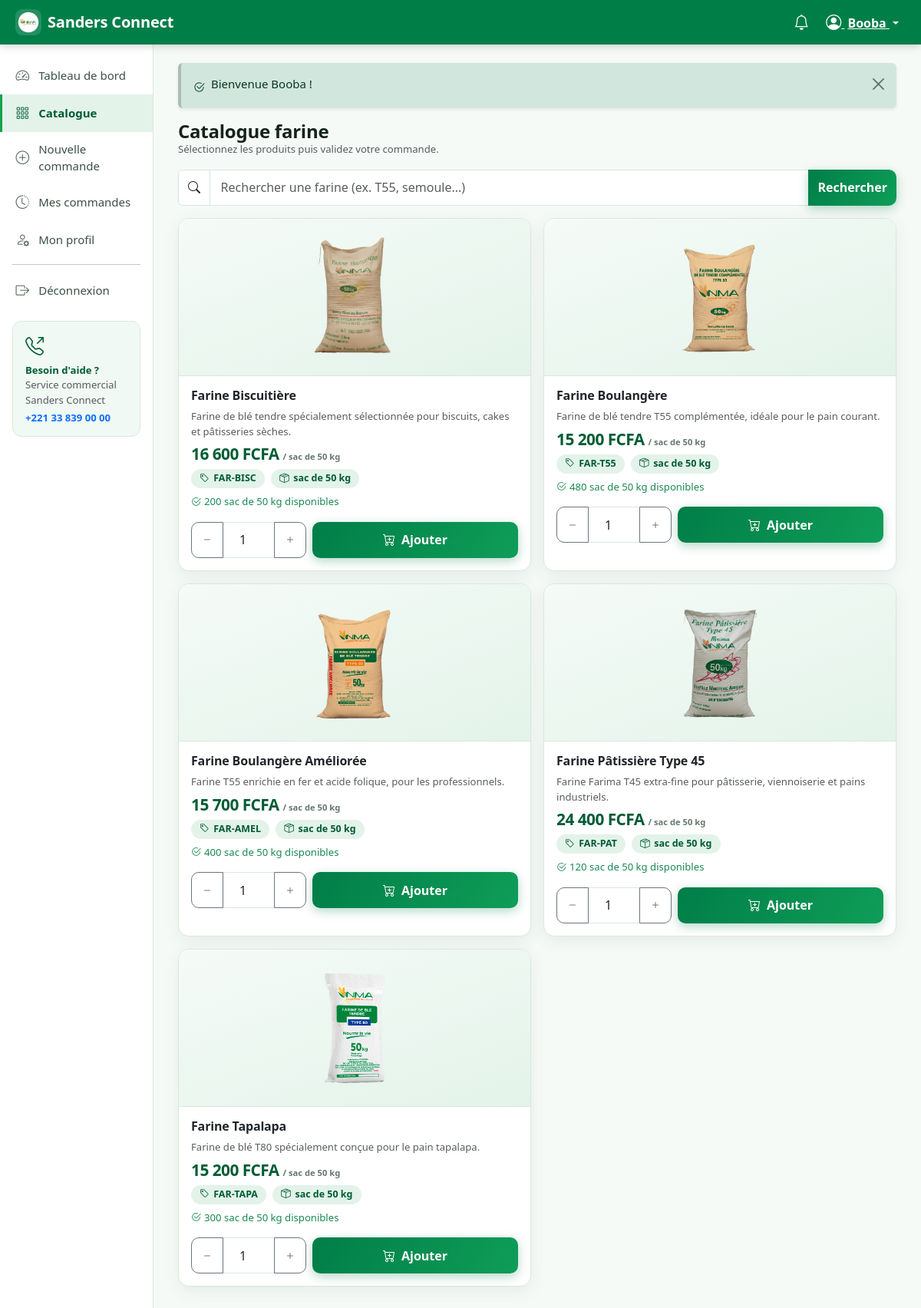
Screenshot of /index.php?r=boulanger/catalogue (signed in) with the database file from the repository.
### tables this page shows
CREATE TABLE boulanger (
    id                  INT UNSIGNED AUTO_INCREMENT PRIMARY KEY,
    utilisateur_id      INT UNSIGNED        NOT NULL UNIQUE,
    nom_boulangerie     VARCHAR(190)        NOT NULL,
    adresse             VARCHAR(255)        NOT NULL,
    ville               VARCHAR(100)        NOT NULL DEFAULT 'Dakar',
    zone_livraison      VARCHAR(100)        DEFAULT NULL,
    cree_le             DATETIME            NOT NULL DEFAULT CURRENT_TIMESTAMP,
    CONSTRAINT fk_boulanger_user FOREIGN KEY (utilisateur_id)
        REFERENCES utilisateur(id) ON DELETE CASCADE
);

CREATE TABLE utilisateur (
    id                  INT UNSIGNED AUTO_INCREMENT PRIMARY KEY,
    nom                 VARCHAR(150)        NOT NULL,
    email               VARCHAR(190)        NOT NULL UNIQUE,
    telephone           VARCHAR(30)         DEFAULT NULL,
    mot_de_passe        VARCHAR(255)        NOT NULL,            
    role                ENUM('boulanger','gestionnaire','administrateur') NOT NULL DEFAULT 'boulanger',
    actif               TINYINT(1)          NOT NULL DEFAULT 0,  
    double_verification TINYINT(1)          NOT NULL DEFAULT 0,  
    code_securite       VARCHAR(255)        DEFAULT NULL,        
    tentatives_connexion TINYINT UNSIGNED   NOT NULL DEFAULT 0,
    bloque_jusqua       DATETIME            DEFAULT NULL,
    reset_token         VARCHAR(64)         DEFAULT NULL,
    reset_expire_le     DATETIME            DEFAULT NULL,
    derniere_connexion  DATETIME            DEFAULT NULL,
    cree_le             DATETIME            NOT NULL DEFAULT CURRENT_TIMESTAMP,
    maj_le              DATETIME            NOT NULL DEFAULT CURRENT_TIMESTAMP ON UPDATE CURRENT_TIMESTAMP,
    INDEX idx_user_role (role, actif)
);

CREATE TABLE produit (
    id                  INT UNSIGNED AUTO_INCREMENT PRIMARY KEY,
    reference           VARCHAR(50)         NOT NULL UNIQUE,
    libelle             VARCHAR(150)        NOT NULL,
    description         VARCHAR(255)        DEFAULT NULL,
    image               VARCHAR(255)        DEFAULT NULL,
    unite               VARCHAR(30)         NOT NULL DEFAULT 'sac de 50 kg',
    prix_unitaire       DECIMAL(12,2)       DEFAULT NULL,        
    stock_disponible    INT                 NOT NULL DEFAULT 0,
    seuil_alerte        INT                 NOT NULL DEFAULT 20,
    actif               TINYINT(1)          NOT NULL DEFAULT 1,
    cree_le             DATETIME            NOT NULL DEFAULT CURRENT_TIMESTAMP,
    maj_le              DATETIME            NOT NULL DEFAULT CURRENT_TIMESTAMP ON UPDATE CURRENT_TIMESTAMP,
    INDEX idx_produit_actif (actif)
);

### app/views/boulanger/catalogue.php (the view, shortened to what the rows shown need)
<?php
$nbPanier = array_sum($panier);
?>
<div class="d-flex flex-wrap justify-content-between align-items-center gap-2 mb-3">
    <div>
        <h1 class="h4 fw-bold mb-0">Catalogue farine</h1>
    </div>
</div>
<?php if ($produits === []): ?>
    <div class="card"><div class="sc-empty"><i class="bi bi-search"></i>Aucun produit ne correspond à votre recherche.</div></div>
<?php else: ?>
    <div class="row g-3">
        <?php foreach ($produits as $p):
            $enStock   = (int) $p['stock_disponible'];
            $dispo     = $enStock > 0;
            $quantitePanier = (int) ($panier[(int) $p['id']] ?? 0);
            ?>
            <div class="col-12 col-md-6 col-xxl-4">
                <div class="card sc-produit-card h-100">
                    <div class="sc-produit-visuel">
                        <?php if (!empty($p['image'])): ?>
                            <img src="<?= e(asset($p['image'])) ?>" alt="<?= e($p['libelle']) ?>" loading="lazy">
                        <?php else: ?>
                            <i class="bi bi-bag"></i>
                        <?php endif; ?>
                    </div>
                    <div class="card-body">
                        <div class="d-flex justify-content-between align-items-start gap-2 mb-2">
                            <h2 class="h6 fw-bold mb-0"><?= e($p['libelle']) ?></h2>
                        </div>
                        <p class="text-small text-muted mb-2"><?= e($p['description'] ?? '') ?></p>
                        <div class="sc-produit-prix mb-2">
                            <?= e(fcfa($p['prix_unitaire'] !== null ? (float) $p['prix_unitaire'] : null)) ?>
                            <small>/ <?= e($p['unite']) ?></small>
                        </div>
                        <div class="d-flex flex-wrap gap-2 text-small mb-2">
                            <span class="sc-pill"><i class="bi bi-tag"></i><?= e($p['reference']) ?></span>
                            <span class="sc-pill"><i class="bi bi-box-seam"></i><?= e($p['unite']) ?></span>
                        </div>
                        <?php if ($dispo): ?>
                            <div class="text-small text-success">
                                <i class="bi bi-check2-circle me-1"></i><?= $enStock ?> <?= e($p['unite']) ?> disponibles
                            </div>
                        <?php else: ?>
                            <div class="text-small text-danger">
                                <i class="bi bi-x-circle me-1"></i>Produit momentanément indisponible
                            </div>
                        <?php endif; ?>
                        <?php if ($dispo): ?>
                            <form method="post" action="<?= e(url('boulanger/panier/ajouter')) ?>" class="mt-3">
                                <div class="d-flex gap-2">
                                    <div class="input-group" style="max-width:150px">
                                        <button class="btn btn-outline-secondary" type="button" data-quantite="moins" data-cible="qte-<?= (int) $p['id'] ?>" aria-label="Diminuer">
                                            <i class="bi bi-dash"></i>
                                        </button>
                                        <input type="number" class="form-control text-center" id="qte-<?= (int) $p['id'] ?>"
                                               name="quantite" value="1" min="1" max="<?= max(1, $enStock) ?>" inputmode="numeric">
                                        <button class="btn btn-outline-secondary" type="button" data-quantite="plus" data-cible="qte-<?= (int) $p['id'] ?>" aria-label="Augmenter">
                                            <i class="bi bi-plus"></i>
                                        </button>
                                    </div>
                                    <button type="submit" class="btn btn-sc flex-grow-1">
                                        <i class="bi bi-cart-plus me-2"></i>Ajouter
                                    </button>
                                </div>
                            </form>
                        <?php else: ?>
                            <button class="btn btn-secondary w-100 mt-3" disabled>
                                <i class="bi bi-slash-circle me-2"></i>Indisponible
                            </button>
                        <?php endif; ?>
                    </div>
                </div>
            </div>
        <?php endforeach; ?>
    </div>
<?php endif; ?>

### app/views/layouts/app.php (shortened to what the rows shown need)
<?php
$role        = $utilisateur['role'] ?? 'boulanger';
?>
<!doctype html>
<html lang="fr">
<head>
    <link href="https://cdn.jsdelivr.net/npm/bootstrap@5.3.3/dist/css/bootstrap.min.css" rel="stylesheet"
>
    <link href="https://cdn.jsdelivr.net/npm/bootstrap-icons@1.11.3/font/bootstrap-icons.min.css" rel="stylesheet">
    <link href="<?= e(asset('assets/css/app.css')) ?>" rel="stylesheet">
</head>
<body class="sc-app role-<?= e($role) ?>">
<nav class="navbar sc-navbar sticky-top">
    <div class="container-fluid">
        <div class="d-flex align-items-center gap-1 ms-auto">
            <div class="dropdown">
                <button class="btn btn-link text-white dropdown-toggle px-2" type="button" data-bs-toggle="dropdown"
                        aria-expanded="false">
                    <i class="bi bi-person-circle fs-5"></i>
                    <span class="d-none d-md-inline ms-1"><?= e(mb_substr((string) $utilisateur['nom'], 0, 18)) ?></span>
                </button>
            </div>
        </div>
    </div>
</nav>
<div class="container-fluid">
    <div class="row">
        <main class="col-lg-10 sc-content pb-5">
            <?= $contenu ?>
        </main>
    </div>
</div>
</body>
</html>

### rows the page displays
boulanger: utilisateur.nom "Booba"
produit: image (picture), libelle "Farine Biscuitière", description "Farine de blé tendre spécialement sélectionnée pour biscuits, cakes et pâtisseries sèches.", prix_unitaire "16 600 FCFA", unite "sac de 50 kg", reference "FAR-BISC", stock_disponible "200"
produit: image (picture), libelle "Farine Boulangère", description "Farine de blé tendre T55 complémentée, idéale pour le pain courant.", prix_unitaire "15 200 FCFA", unite "sac de 50 kg", reference "FAR-T55", stock_disponible "480", quantite "1"
produit: image (picture), libelle "Farine Boulangère Améliorée", description "Farine T55 enrichie en fer et acide folique, pour les professionnels.", prix_unitaire "15 700 FCFA", unite "sac de 50 kg", reference "FAR-AMEL", stock_disponible "400"
produit: image (picture), libelle "Farine Pâtissière Type 45", description "Farine Farima T45 extra-fine pour pâtisserie, viennoiserie et pains industriels.", prix_unitaire "24 400 FCFA", unite "sac de 50 kg", reference "FAR-PAT", stock_disponible "120"
produit: image (picture), libelle "Farine Tapalapa", description "Farine de blé T80 spécialement conçue pour le pain tapalapa.", prix_unitaire "15 200 FCFA", unite "sac de 50 kg", reference "FAR-TAPA", stock_disponible "300"

### other values shown
APP_NAME "Sanders Connect"
$libelle "Tableau de bord"
$libelle "Catalogue"
$libelle "Nouvelle commande"
$libelle "Mes commandes"
$libelle "Mon profil"
$msg['message'] "Bienvenue Booba !"
